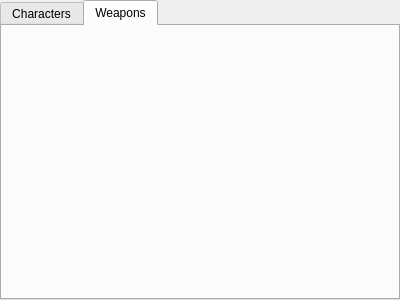
<?xml version="1.0" encoding="UTF-8"?>
<ui version="4.0">
 <class>TabWidget</class>
 <widget class="QTabWidget" name="TabWidget">
  <property name="geometry">
   <rect>
    <x>0</x>
    <y>0</y>
    <width>400</width>
    <height>300</height>
   </rect>
  </property>
  <property name="windowTitle">
   <string>Degeneranki - Inventory</string>
  </property>
  <property name="currentIndex">
   <number>1</number>
  </property>
  <widget class="QWidget" name="charactersTab">
   <attribute name="title">
    <string>Characters</string>
   </attribute>
  </widget>
  <widget class="QWidget" name="weaponsTab">
   <attribute name="title">
    <string>Weapons</string>
   </attribute>
  </widget>
 </widget>
 <resources/>
 <connections/>
</ui>
